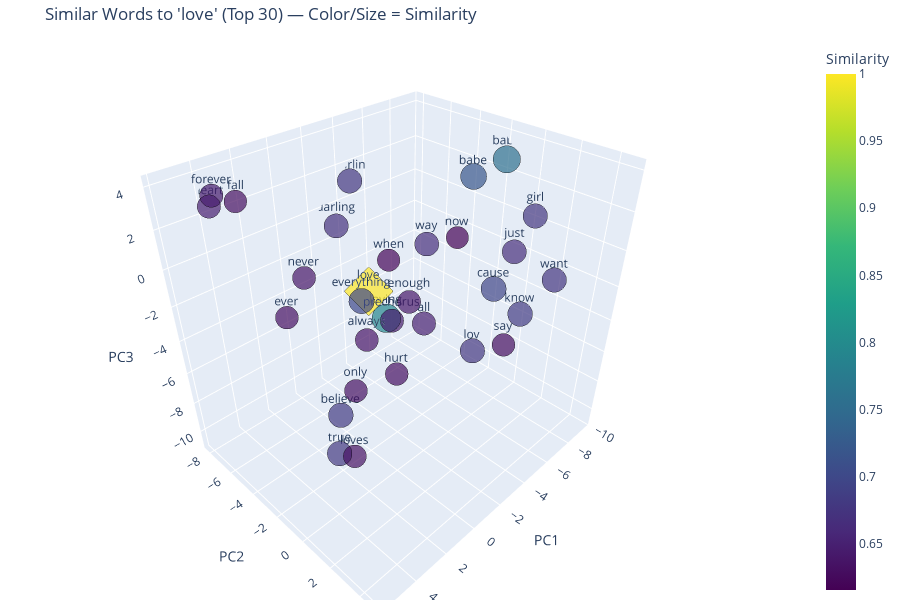

The notebook cell this image was saved under:
### Markdown cell above
Diese Funktion sucht nach den **ähnlichsten Wörtern** zu einem gegebenen Wort im Word2Vec-Modell.
Sie gibt zwei Listen zurück:

- **`words`** → die ähnlichsten Wörter
- **`scores`** → die Ähnlichkeitswerte (Kosinus-Ähnlichkeit, zwischen 0 und 1)

Wenn das Wort **nicht im Vokabular** vorhanden ist, wird **`(None, None)`** zurückgegeben.

**Ergebnis:**

`happy - sad`

→ Überraschend ähnlich, obwohl es Gegenteile sind.
**Warum?** Word2Vec versteht **Kontextähnlichkeit**, nicht logische Gegensätze.
Beide Wörter treten oft in ähnlichen Satzstrukturen auf:
> “I feel happy today.” / “I feel sad today.”
Daher liegen sie **räumlich nah**, obwohl sie **semantisch gegensätzlich** sind.

`happy - happier`

→ Grammatische Variante desselben Wortstamms („happy“ → „happier“).
Das Modell erkennt **Formverwandtschaften**.

`happy - sure`

→ Semantische Assoziation durch **gemeinsamen Kontext**:
> „happy holidays“, „feeling happy during holidays“
Wörter, die häufig **gemeinsam auftreten**, erhalten höhere Ähnlichkeitswerte.

### Code cell
def explore_similar_words(word, model, top_n=10):

    if word not in model.wv:
        raise ValueError(f"'{word}' not in model vocabulary.")


    similar = model.wv.most_similar(word, topn=top_n)
    words = [word] + [w for w, _ in similar]
    scores = [1.0] + [s for _, s in similar]


    vectors = np.array([model.wv[w] for w in words])


    if vectors.shape[1] > 3:
        pca = PCA(n_components=3)
        vectors_3d = pca.fit_transform(vectors)
        axis_titles = ("PC1", "PC2", "PC3")
    else:
        vectors_3d = vectors
        axis_titles = tuple(f"Dim{i+1}" for i in range(vectors.shape[1]))


    sizes = np.array(scores) * 25
    colors = np.array(scores)


    fig = go.Figure(
        data=[
            go.Scatter3d(
                x=vectors_3d[:, 0],
                y=vectors_3d[:, 1],
                z=vectors_3d[:, 2] if vectors_3d.shape[1] > 2 else np.zeros(len(words)),
                mode="markers+text",
                text=words,
                textposition="top center",
                marker=dict(
                    size=sizes,
                    color=colors,
                    colorscale="viridis",
                    showscale=True,
                    colorbar=dict(title="Similarity"),
                    line=dict(width=1, color="black"),
                    symbol=["diamond"] + ["circle"] * (len(words) - 1)
                ),
                hovertemplate="<b>%{text}</b><br>Similarity: %{marker.color:.2f}<extra></extra>",
            )
        ]
    )

    fig.update_layout(
        title=f"Similar Words to '{word}' (Top {top_n}) — Color/Size = Similarity",
        scene=dict(
            xaxis_title=axis_titles[0],
            yaxis_title=axis_titles[1],
            zaxis_title=axis_titles[2],
        ),
        height=600,
        margin=dict(l=0, r=0, t=40, b=0),
    )

    return fig



fig = explore_similar_words("love", model, top_n=30)
fig.show()

### Figure 1 — Plotly figure (JSON) as saved in the notebook; plotly's stock layout.template omitted (floating-point values rounded to 4 significant figures)
{"data": [{"hovertemplate": "<b>%{text}</b><br>Similarity: %{marker.color:.2f}<extra></extra>", "marker": {"color": [1.0, 0.7922, 0.7549, 0.7192, 0.7002, 0.6959, 0.6832, 0.6829, 0.6817, 0.6781, 0.6777, 0.6764, 0.6751, 0.6699, 0.6664, 0.6658, 0.648, 0.6474, 0.6449, 0.6439, 0.6393, 0.6387, 0.6358, 0.6333, 0.6317, 0.6308, 0.6305, 0.6294, 0.6288, 0.6205, 0.6157], "colorbar": {"title": {"text": "Similarity"}}, "colorscale": [[0.0, "#440154"], [0.1111, "#482878"], [0.2222, "#3e4989"], [0.3333, "#31688e"], [0.4444, "#26828e"], [0.5556, "#1f9e89"], [0.6667, "#35b779"], [0.7778, "#6ece58"], [0.8889, "#b5de2b"], [1.0, "#fde725"]], "line": {"color": "black", "width": 1}, "showscale": true, "size": [25.0, 19.81, 18.87, 17.98, 17.5, 17.4, 17.08, 17.07, 17.04, 16.95, 16.94, 16.91, 16.88, 16.75, 16.66, 16.64, 16.2, 16.19, 16.12, 16.1, 15.98, 15.97, 15.89, 15.83, 15.79, 15.77, 15.76, 15.74, 15.72, 15.51, 15.39], "symbol": ["diamond", "circle", "circle", "circle", "circle", "circle", "circle", "circle", "circle", "circle", "circle", "circle", "circle", "circle", "circle", "circle", "circle", "circle", "circle", "circle", "circle", "circle", "circle", "circle", "circle", "circle", "circle", "circle", "circle", "circle", "circle"]}, "mode": "markers+text", "text": ["love", "loving", "baby", "babe", "everything", "cause", "know", "believe", "true", "darlin", "lov", "girl", "want", "darling", "just", "way", "all", "heart", "forever", "prechorus", "enough", "never", "always", "loves", "only", "ever", "hurt", "fall", "say", "when", "now"], "textposition": "top center", "x": [-1.137, -1.777, -9.541, -6.708, 2.237, -0.5675, -2.292, 3.655, 4.03, -4.565, -4.157, -9.048, -5.784, -3.043, -1.789, 0.646, 2.498, 3.809, 4.754, 0.7616, 0.7517, 5.779, 4.118, 1.2, 4.359, 5.364, 1.748, 4.186, -2.108, 2.541, 0.08077], "y": [-3.088, -2.568, -1.79, -1.581, 0.2285, 4.607, 4.795, 0.1859, 0.3882, -8.156, 1.098, 0.6034, 4.088, -7.624, 4.522, 2.24, 3.899, -7.972, -5.814, 0.4539, 1.453, 1.421, 2.593, -1.992, 2.123, -0.5089, 1.73, -4.999, 4.284, 2.142, 3.24], "z": [-1.975, -3.629, 2.657, 2.662, 0.6018, 1.89, -0.01857, -4.724, -6.676, 1.065, -4.967, 0.5288, -0.2347, -0.8313, 2.968, 3.36, 1.477, 2.5, 4.037, -0.9929, 0.4342, 3.756, 0.8995, -10.76, -1.686, 0.9677, -2.613, 3.864, -1.77, 3.404, 3.8], "type": "scatter3d"}], "layout": {"margin": {"l": 0, "r": 0, "t": 40, "b": 0}, "title": {"text": "Similar Words to 'love' (Top 30) — Color/Size = Similarity"}, "scene": {"xaxis": {"title": {"text": "PC1"}}, "yaxis": {"title": {"text": "PC2"}}, "zaxis": {"title": {"text": "PC3"}}}, "height": 600}}
